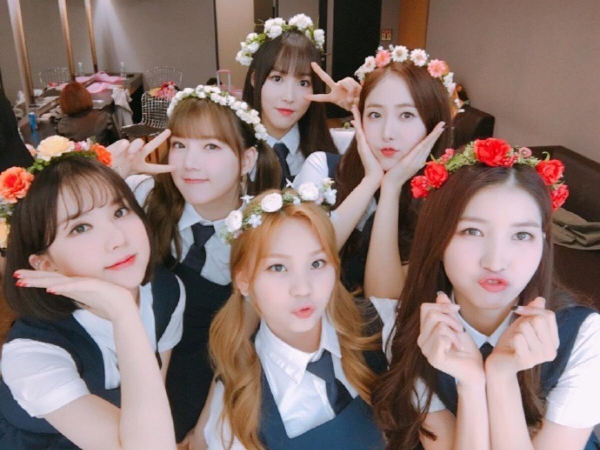
#> input picture face/face-detect/test.jpg, 1200 x 900 px, found by its file name (shown at 1/2 size)
$ python test.py
#> lines starting #> are read from the running program, lines starting #| are printed output that depends on the picture
import cv2

# 使用的是HyperLPR已经训练好了的分类器
watch_cascade = cv2.CascadeClassifier('./cascade.xml')

# 先读取图片
image = cv2.imread("test.jpg")
#> image is the input picture: shape (900, 1200, 3); mean B, G, R 111.5, 115.9, 137.7

resize_h = 1000
height = image.shape[0]
#> height = 900
scale = image.shape[1]/float(image.shape[0])
#> scale = 1.33
image = cv2.resize(image, (int(scale*resize_h), resize_h))
#> image: shape (1000, 1333, 3)

image_gray = cv2.cvtColor(image, cv2.COLOR_RGB2GRAY)
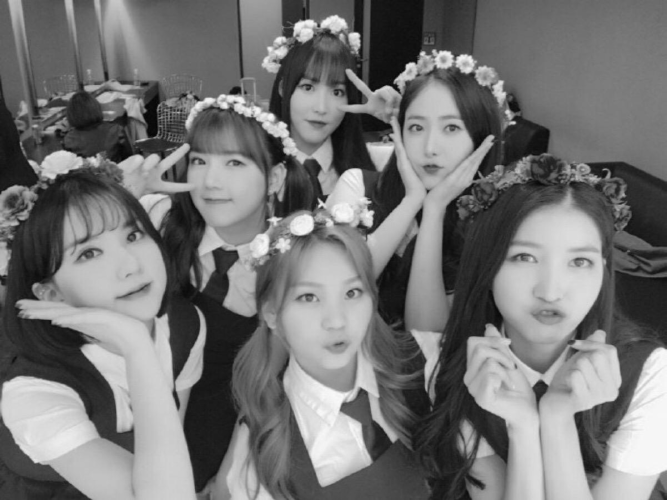
#> image_gray: shape (1000, 1333) (shown at 1/2 size); min 0, max 251, mean 117
watches = watch_cascade.detectMultiScale(image_gray, 1.1, 2, minSize=(36, 9), maxSize=(36*40, 9*40))
#> watches = ()

print("检测到车牌数", len(watches))
#| 检测到车牌数 0
for (x, y, w, h) in watches:
    cv2.rectangle(image, (x, y), (x + w, y + h), (0, 0, 255), 1)
#> this loop made 0 passes

cv2.imshow("image", image)
cv2.waitKey(0)
cv2.destroyAllWindows()
